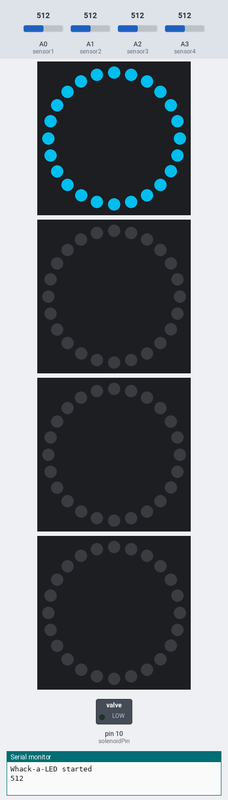
A sketch run on a simulated Arduino Uno, built with avr-gcc and run on an emulated ATmega328P. On the bench: 4 × 24 RGB LEDs in a ring, first at the top, clockwise, switched loads named in the sketch (green lamp = pin HIGH), the last lines printed to the serial monitor. Dashed ring = blinking. The test bench sets the inputs (shaded band); at power-on: A0 (sensor1) = 512, A1 (sensor2) = 512, A2 (sensor3) = 512, A3 (sensor4) = 512. Random numbers use the default seed unless the sketch sets one.

Above: at 1.3 s.
At 7.3 s:
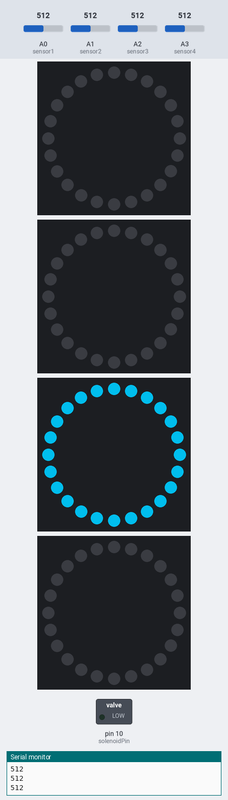
At 20.5 s:
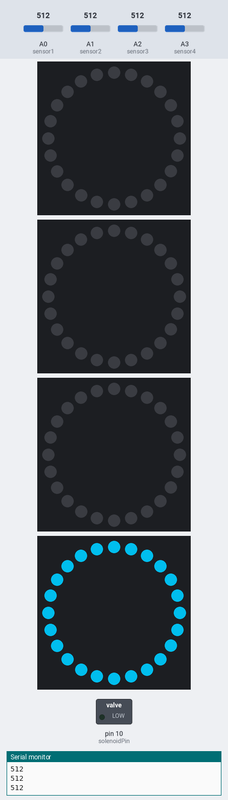
At 38.6 s:
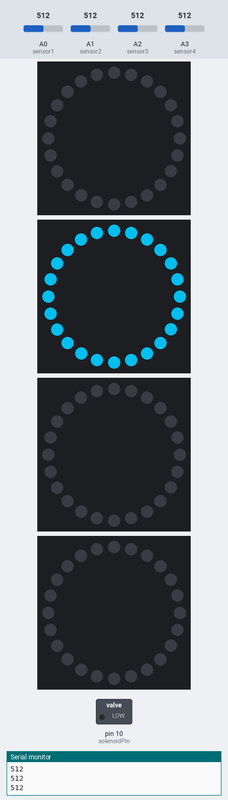
Timing chart, 0 to 40.0 s (numbered marks = the images above):
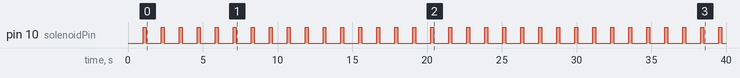

The sketch:

code.ino
```cpp
#include <JC_Button.h>
#include <Adafruit_NeoPixel.h>

int sensor1 = A0;
int sensor2 = A1;
int sensor3 = A2;
int sensor4 = A3;

int threshold = 1;

int solenoidPin = 10;

//Button buttons[] = { { 8 }, { 9 }, { 10 }, { 11 } };

const uint8_t ledsCount = 24;

Adafruit_NeoPixel rings[] = {
  {
    ledsCount,
    7,
    NEO_GRB + NEO_KHZ800
  },
  {
    ledsCount,
    6,
    NEO_GRB + NEO_KHZ800
  },
  {
    ledsCount,
    5,
    NEO_GRB + NEO_KHZ800
  },
  {
    ledsCount,
    4,
    NEO_GRB + NEO_KHZ800
  },
};

uint8_t randomRing() {
  static uint8_t id = UINT8_MAX;
  const uint8_t old = id;

  // if needed, turn previous ring off
  if (old != UINT8_MAX) {
    for (uint8_t i = 0; i < ledsCount; ++i) {
      rings[old].setPixelColor(i, 0, 0, 0);
    }
    rings[old].show();
  }

  // choose new ring
  while (old == id) {
    id = random(0, 4);
  }

  // turn new ring on
  for (uint8_t i = 0; i < ledsCount; ++i) {
    rings[id].setPixelColor(i, 0, 160, 200);
  }
  rings[id].show();

  return id;
}

void setup() {
  pinMode(solenoidPin, OUTPUT);
  digitalWrite(solenoidPin, LOW);
  Serial.begin(9600);
  Serial.println("Whack-a-LED started");
  randomSeed(analogRead(A0));

  pinMode(sensor1, INPUT);
  pinMode(sensor2, INPUT);
  pinMode(sensor3, INPUT);
  pinMode(sensor4, INPUT);

  for (uint8_t i = 0; i < 4; ++i) {
    //buttons[i].begin();

    rings[i].begin();
    rings[i].show();
  }

}

void loop() {
  const uint32_t now = millis();
  static uint32_t past = now;
  static uint32_t interval = 1000;
  static bool hit = true;
  static uint8_t id;
  if (now - past >= interval) {
    past = now;
    hit = false;
    id = randomRing();
    //digitalWrite(solenoidPin, LOW);
  }

  if (hit == false) {
    //buttons[id].read();
    int sensorVal1 = analogRead(sensor1);
    int sensorVal2 = analogRead(sensor2);
    int sensorVal3 = analogRead(sensor3);
    int sensorVal4 = analogRead(sensor4);
    digitalWrite(solenoidPin, LOW);

    Serial.println(sensorVal4);

    if (sensorVal1 > threshold && id == 0) {
      hit = true;
      digitalWrite(solenoidPin, HIGH);
      delay(200);
      digitalWrite(solenoidPin, LOW);
      delay(1000);

    }

    if (sensorVal2 > threshold && id == 1) {
      hit = true;
      digitalWrite(solenoidPin, HIGH);
      delay(200);
      digitalWrite(solenoidPin, LOW);
      delay(1000);

    }

    if (sensorVal3 > threshold && id == 2) {
      hit = true;
      digitalWrite(solenoidPin, HIGH);
      delay(200);
      digitalWrite(solenoidPin, LOW);
      delay(1000);

    }

    if (sensorVal4 > threshold && id == 3) {
      hit = true;
      digitalWrite(solenoidPin, HIGH);
      delay(200);
      digitalWrite(solenoidPin, LOW);
      delay(1000);

    }
  }
}
```

Measured:
- by itself, pin 10 (solenoidPin): alternates HIGH for 0.20 s and LOW for 1.0 s
- what the display in image 0 shows lasts 1.2 s, from 1.0 s to 2.2 s
